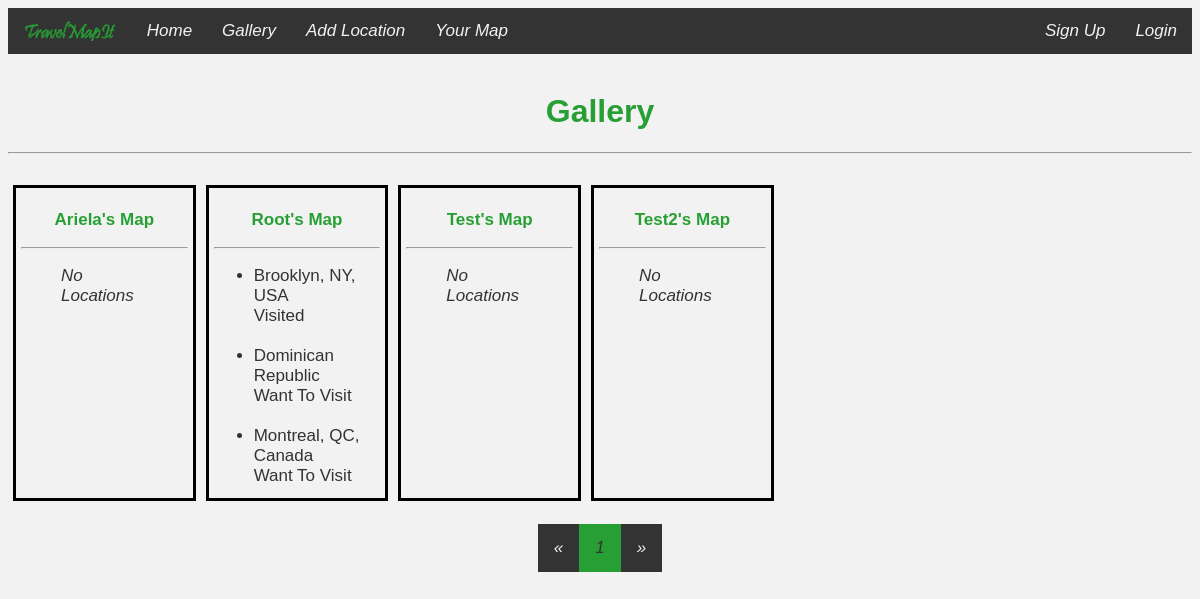
Screenshot of /displayGallery.php with the database file from the repository.
### tables this page shows
CREATE TABLE IF NOT EXISTS `users` (
  `id` int(11) NOT NULL AUTO_INCREMENT,
  `username` varchar(25) NOT NULL,
  `password` varchar(41) NOT NULL,
  `name` varchar(75) DEFAULT NULL,
  PRIMARY KEY (`id`)
);

CREATE TABLE IF NOT EXISTS `locations` (
  `id` int(11) NOT NULL AUTO_INCREMENT,
  `user` int(11) NOT NULL,
  `latitude` varchar(25) NOT NULL,
  `longitude` varchar(25) NOT NULL,
  `location` varchar(255) DEFAULT NULL,
  `type` enum('want to visit','visited') DEFAULT 'want to visit',
  PRIMARY KEY (`id`)
);

### displayGallery.php (the view, shortened to what this page needs)
<?php
	include("includes/menuBar.php");
	$mysqli = mysqli_connect("localhost", "root", "SonyaAriela1", "travelmap") or die(mysql_error());
	$users_sql = "SELECT username,id FROM users LIMIT ".(9 * $_GET['page']).",9";
	$users_result = mysqli_query($mysqli, $users_sql) or die(mysqli_error($mysqli));
	$users = mysqli_fetch_all($users_result,MYSQLI_NUM);
	$displayBlock = "<h1 class='title' style='text-align:center;'>Gallery</h1><hr /><br />
	<div id='gallery' width='100%' style='display:flex;flex-wrap:wrap;justify-content:center;'>";
	for($i=0;$i<count($users);$i++){
		$displayBlock .= "<div class='galleryItem' style='height:300px;border:3px solid black;padding:5px;margin:5px;flex:1;'><a href='displayMap.php?user=".$users[$i][0]."' style='font-style:normal;'>
			<p class='title' style='text-align:center;'>".ucwords(strtolower($users[$i][0]))."'s Map</p><hr />";
		$locations_sql = "SELECT location,type FROM locations WHERE user=".$users[$i][1]." LIMIT 3";
		$locations_result = mysqli_query($mysqli, $locations_sql) or die(mysqli_error($mysqli));
		$locations = mysqli_fetch_all($locations_result,MYSQLI_NUM);
		if(count($locations) == 0){
			$displayBlock .= "<blockquote style='font-style:italic;'>No Locations</blockquote>";
		} else {
			$displayBlock .= "<ul>";
			for($y=0;$y<count($locations);$y++){
				$displayBlock .= "<li>".$locations[$y][0]."</li><p style='display:inline;'>".ucwords($locations[$y][1])."</p><br /><br />";
			}
			$displayBlock .= "</ul>";
		}
		$displayBlock .= "</a></div>";
	}
	if(count($users)%3 == 2){
		$displayBlock .= "<div style='padding:10px;margin:10px;flex:1;'></div>";
	} else if(count($users)%3 == 1){
		$displayBlock .= "<div style='padding:10px;margin:10px;flex:1;'></div>";
		$displayBlock .= "<div style='padding:10px;margin:10px;flex:1;'></div>";
	}
	$displayBlock .= "</div>";
?>
<!DOCTYPE html>
<html>
	<head>
		<link rel="stylesheet" type="text/css" href="stylesheets/main.css" />
	</head>
	<body>
		<?php
			echo $displayBlock;
			include("includes/pagination.php");
		?>
	</body>
</html>

### stylesheets/main.css (style rules this page uses)
* { font-family:"Arial Black",Arial,sans-serif; }
a { text-decoration:none; color:#333333; font-size:17px; font-style:italic; }
body { background-color:#f2f2f2; }
p { font-size:17px; }
hr { color:#333333; }
h1,.title { font-family:"Comic Sans MS",cursive,"Arial Black",Arial,sans-serif; color:#279F34; font-weight:bold; }

### displayGallery.php (style rules this page uses)
@media only screen and (min-width : 600px) { .galleryItem:nth-child(3n) { page-break-after:always; } }

### rows the page displays
users: username "Ariela", shows "No Locations"
users: username "Root"
locations: location "Brooklyn, NY, USA", type "Visited"
locations: location "Dominican Republic", type "Want To Visit"
locations: location "Montreal, QC, Canada", type "Want To Visit"
users: username "Test", shows "No Locations"
users: username "Test2", shows "No Locations"
